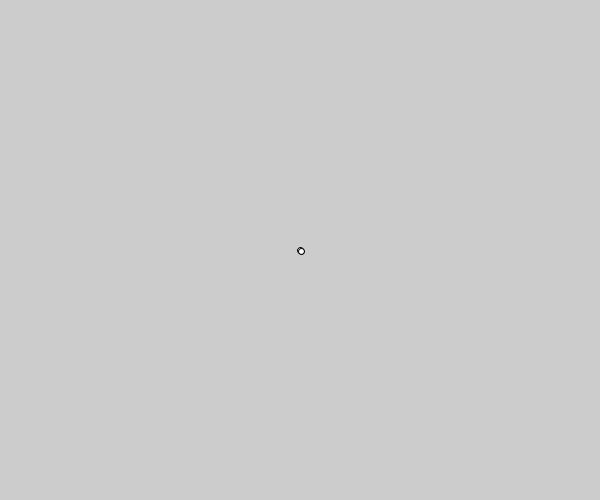
Frame 1 (no input)
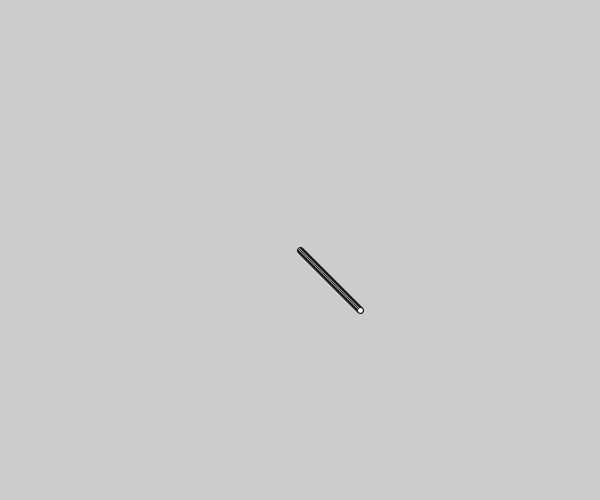
Frame 60 (the mouse pressed at the canvas centre just before this capture)
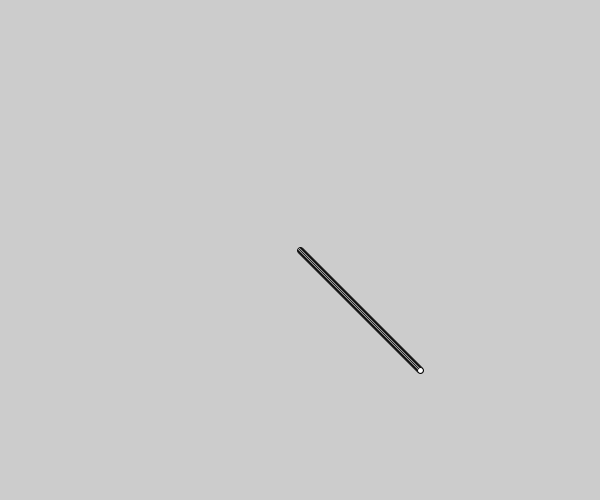
Frame 120 (the mouse held since frame 60 and released just before this capture)

The Processing sketch that drew these frames (run headless with seeded random() and noise(); from frame 60 on, the mouse is pressed at the canvas centre):

// Processing sketch: sketch_210916b
// ── sketch_210916b.pde
//Global Variables
float ballX, ballY, ballDiameter;
int ballXSpeed, ballYSpeed;

void setup() {
  size(600, 500);
  ballX = width*1/2;
  ballY = height*1/2;
  ballDiameter = width*1/100;
  ballXSpeed = width/width;
  ballYSpeed = height/height;
  //
  ellipse (ballX, ballY, ballDiameter, ballDiameter);
}

void draw() {
  ballX = ballX + ballXSpeed;
  ballY = ballY + ballYSpeed;
  //
  if (ballX > width || ballX < width*0) ballXSpeed = ballXSpeed * -1; {
  if (ballX > width) ballX = width;
  if (ballX < width*0) ballX = width*0;
  if (ballY > height || ballY < height*0) ballYSpeed = ballYSpeed * -1; 
  if (ballY > height) ;
  if (ballY < height*0) ballY = height*0 ;
  }
  //
  ellipse (ballX, ballY, ballDiameter, ballDiameter);
  }
